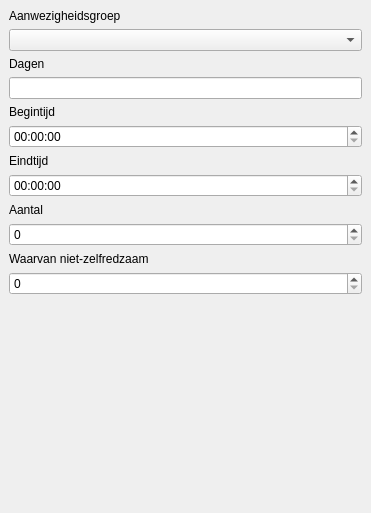
<?xml version="1.0" encoding="UTF-8"?>
<ui version="4.0">
 <class>Veiligheidsvoorziening</class>
 <widget class="QDockWidget" name="Veiligheidsvoorziening">
  <property name="geometry">
   <rect>
    <x>0</x>
    <y>0</y>
    <width>371</width>
    <height>513</height>
   </rect>
  </property>
  <property name="features">
   <set>QDockWidget::DockWidgetMovable</set>
  </property>
  <property name="windowTitle">
   <string>Aanwezige personen</string>
  </property>
  <widget class="QWidget" name="dockWidgetContents">
   <layout class="QGridLayout" name="gridLayout">
    <item row="0" column="0">
     <layout class="QVBoxLayout" name="verticalLayout">
      <property name="sizeConstraint">
       <enum>QLayout::SetNoConstraint</enum>
      </property>
      <item>
       <widget class="QLabel" name="label_4">
        <property name="text">
         <string>Aanwezigheidsgroep</string>
        </property>
       </widget>
      </item>
      <item>
       <widget class="QComboBox" name="aanwezig_groep_id"/>
      </item>
      <item>
       <widget class="QLabel" name="label">
        <property name="text">
         <string>Dagen</string>
        </property>
       </widget>
      </item>
      <item>
       <widget class="QLineEdit" name="dagen"/>
      </item>
      <item>
       <widget class="QLabel" name="label_2">
        <property name="text">
         <string>Begintijd</string>
        </property>
       </widget>
      </item>
      <item>
       <widget class="QTimeEdit" name="tijdvakbegin"/>
      </item>
      <item>
       <widget class="QLabel" name="label_3">
        <property name="text">
         <string>Eindtijd</string>
        </property>
       </widget>
      </item>
      <item>
       <widget class="QTimeEdit" name="tijdvakeind"/>
      </item>
      <item>
       <widget class="QLabel" name="label_5">
        <property name="text">
         <string>Aantal</string>
        </property>
       </widget>
      </item>
      <item>
       <widget class="QSpinBox" name="aantal"/>
      </item>
      <item>
       <widget class="QLabel" name="label_6">
        <property name="text">
         <string>Waarvan niet-zelfredzaam</string>
        </property>
       </widget>
      </item>
      <item>
       <widget class="QSpinBox" name="aantalniet"/>
      </item>
      <item>
       <spacer name="verticalSpacer">
        <property name="orientation">
         <enum>Qt::Vertical</enum>
        </property>
        <property name="sizeHint" stdset="0">
         <size>
          <width>0</width>
          <height>0</height>
         </size>
        </property>
       </spacer>
      </item>
     </layout>
    </item>
   </layout>
  </widget>
 </widget>
 <resources/>
 <connections/>
</ui>
